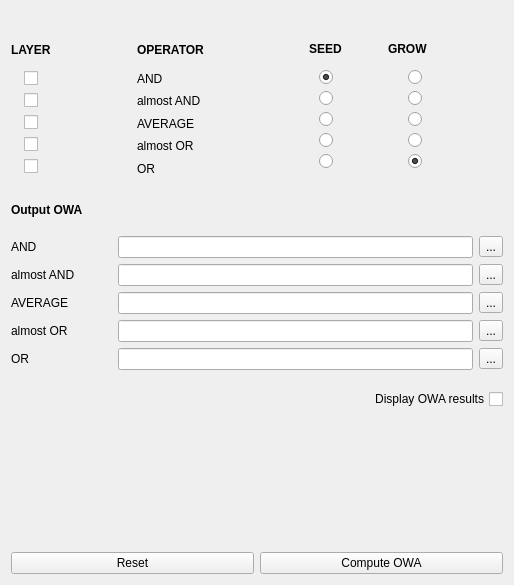
     <widget class="QWidget" name="tab_4">
      <attribute name="title">
       <string>OWA</string>
      </attribute>
      <layout class="QGridLayout" name="gridLayout_14">
       <item row="1" column="0" colspan="2">
        <layout class="QGridLayout" name="gridLayout_10">
         <item row="0" column="3">
          <spacer name="horizontalSpacer_24">
           <property name="orientation">
            <enum>Qt::Horizontal</enum>
           </property>
           <property name="sizeType">
            <enum>QSizePolicy::Fixed</enum>
           </property>
           <property name="sizeHint" stdset="0">
            <size>
             <width>99</width>
             <height>17</height>
            </size>
           </property>
          </spacer>
         </item>
         <item row="0" column="6">
          <widget class="QLabel" name="label_7">
           <property name="sizePolicy">
            <sizepolicy hsizetype="Fixed" vsizetype="Fixed">
             <horstretch>0</horstretch>
             <verstretch>0</verstretch>
            </sizepolicy>
           </property>
           <property name="font">
            <font>
             <pointsize>9</pointsize>
             <weight>75</weight>
             <bold>true</bold>
            </font>
           </property>
           <property name="text">
            <string>GROW</string>
           </property>
          </widget>
         </item>
         <item row="2" column="2">
          <layout class="QGridLayout" name="gridLayout_16">
           <item row="0" column="0">
            <widget class="QLabel" name="label">
             <property name="text">
              <string>AND</string>
             </property>
            </widget>
           </item>
           <item row="1" column="0">
            <widget class="QLabel" name="label_3">
             <property name="text">
              <string>almost AND</string>
             </property>
            </widget>
           </item>
           <item row="2" column="0">
            <widget class="QLabel" name="label_6">
             <property name="text">
              <string>AVERAGE</string>
             </property>
            </widget>
           </item>
           <item row="3" column="0">
            <widget class="QLabel" name="label_4">
             <property name="text">
              <string>almost OR</string>
             </property>
            </widget>
           </item>
           <item row="4" column="0">
            <widget class="QLabel" name="label_2">
             <property name="text">
              <string>OR</string>
             </property>
            </widget>
           </item>
          </layout>
         </item>
         <item row="2" column="7">
          <spacer name="horizontalSpacer_96">
           <property name="orientation">
            <enum>Qt::Horizontal</enum>
           </property>
           <property name="sizeType">
            <enum>QSizePolicy::Expanding</enum>
           </property>
           <property name="sizeHint" stdset="0">
            <size>
             <width>13</width>
             <height>20</height>
            </size>
           </property>
          </spacer>
         </item>
         <item row="0" column="2">
          <widget class="QLabel" name="label_9">
           <property name="font">
            <font>
             <pointsize>9</pointsize>
             <weight>75</weight>
             <bold>true</bold>
            </font>
           </property>
           <property name="text">
            <string>OPERATOR</string>
           </property>
          </widget>
         </item>
         <item row="2" column="0">
          <layout class="QGridLayout" name="gridLayout_13">
           <item row="2" column="0">
            <widget class="QCheckBox" name="checkBox_OWA_AVERAGE">
             <property name="text">
              <string/>
             </property>
            </widget>
           </item>
           <item row="0" column="0">
            <widget class="QCheckBox" name="checkBox_OWA_AND">
             <property name="text">
              <string/>
             </property>
             <property name="autoRepeat">
              <bool>false</bool>
             </property>
             <property name="tristate">
              <bool>false</bool>
             </property>
            </widget>
           </item>
           <item row="3" column="0">
            <widget class="QCheckBox" name="checkBox_OWA_almostOR">
             <property name="text">
              <string/>
             </property>
            </widget>
           </item>
           <item row="1" column="0">
            <widget class="QCheckBox" name="checkBox_OWA_almostAND">
             <property name="sizePolicy">
              <sizepolicy hsizetype="Fixed" vsizetype="Fixed">
               <horstretch>0</horstretch>
               <verstretch>0</verstretch>
              </sizepolicy>
             </property>
             <property name="text">
              <string/>
             </property>
            </widget>
           </item>
           <item row="4" column="0">
            <widget class="QCheckBox" name="checkBox_OWA_OR">
             <property name="text">
              <string/>
             </property>
            </widget>
           </item>
          </layout>
         </item>
         <item row="0" column="5" rowspan="2">
          <spacer name="horizontalSpacer_17">
           <property name="orientation">
            <enum>Qt::Horizontal</enum>
           </property>
           <property name="sizeType">
            <enum>QSizePolicy::Fixed</enum>
           </property>
           <property name="sizeHint" stdset="0">
            <size>
             <width>40</width>
             <height>20</height>
            </size>
           </property>
          </spacer>
         </item>
         <item row="2" column="1">
          <spacer name="horizontalSpacer_94">
           <property name="orientation">
            <enum>Qt::Horizontal</enum>
           </property>
           <property name="sizeType">
            <enum>QSizePolicy::Fixed</enum>
           </property>
           <property name="sizeHint" stdset="0">
            <size>
             <width>80</width>
             <height>20</height>
            </size>
           </property>
          </spacer>
         </item>
         <item row="0" column="7" rowspan="2">
          <spacer name="horizontalSpacer_97">
           <property name="orientation">
            <enum>Qt::Horizontal</enum>
           </property>
           <property name="sizeType">
            <enum>QSizePolicy::Expanding</enum>
           </property>
           <property name="sizeHint" stdset="0">
            <size>
             <width>40</width>
             <height>20</height>
            </size>
           </property>
          </spacer>
         </item>
         <item row="2" column="4">
          <widget class="QFrame" name="frame">
           <property name="frameShape">
            <enum>QFrame::NoFrame</enum>
           </property>
           <property name="frameShadow">
            <enum>QFrame::Raised</enum>
           </property>
           <widget class="QWidget" name="layoutWidget">
            <property name="geometry">
             <rect>
              <x>10</x>
              <y>0</y>
              <width>18</width>
              <height>110</height>
             </rect>
            </property>
            <layout class="QGridLayout" name="gridLayout_8">
             <property name="sizeConstraint">
              <enum>QLayout::SetFixedSize</enum>
             </property>
             <item row="0" column="0">
              <widget class="QRadioButton" name="radioButton_OWA_S_AND">
               <property name="sizePolicy">
                <sizepolicy hsizetype="Fixed" vsizetype="Fixed">
                 <horstretch>0</horstretch>
                 <verstretch>0</verstretch>
                </sizepolicy>
               </property>
               <property name="text">
                <string/>
               </property>
               <property name="checked">
                <bool>true</bool>
               </property>
              </widget>
             </item>
             <item row="1" column="0">
              <widget class="QRadioButton" name="radioButton_OWA_S_almostAND">
               <property name="sizePolicy">
                <sizepolicy hsizetype="Fixed" vsizetype="Fixed">
                 <horstretch>0</horstretch>
                 <verstretch>0</verstretch>
                </sizepolicy>
               </property>
               <property name="text">
                <string/>
               </property>
              </widget>
             </item>
             <item row="2" column="0">
              <widget class="QRadioButton" name="radioButton_OWA_S_AVERAGE">
               <property name="sizePolicy">
                <sizepolicy hsizetype="Fixed" vsizetype="Fixed">
                 <horstretch>0</horstretch>
                 <verstretch>0</verstretch>
                </sizepolicy>
               </property>
               <property name="text">
                <string/>
               </property>
              </widget>
             </item>
             <item row="3" column="0">
              <widget class="QRadioButton" name="radioButton_OWA_S_almostOR">
               <property name="sizePolicy">
                <sizepolicy hsizetype="Fixed" vsizetype="Fixed">
                 <horstretch>0</horstretch>
                 <verstretch>0</verstretch>
                </sizepolicy>
               </property>
               <property name="text">
                <string/>
               </property>
              </widget>
             </item>
             <item row="4" column="0">
              <widget class="QRadioButton" name="radioButton_OWA_S_OR">
               <property name="sizePolicy">
                <sizepolicy hsizetype="Fixed" vsizetype="Fixed">
                 <horstretch>0</horstretch>
                 <verstretch>0</verstretch>
                </sizepolicy>
               </property>
               <property name="text">
                <string/>
               </property>
              </widget>
             </item>
            </layout>
           </widget>
          </widget>
         </item>
         <item row="0" column="1" rowspan="2">
          <spacer name="horizontalSpacer_23">
           <property name="orientation">
            <enum>Qt::Horizontal</enum>
           </property>
           <property name="sizeType">
            <enum>QSizePolicy::Fixed</enum>
           </property>
           <property name="sizeHint" stdset="0">
            <size>
             <width>80</width>
             <height>20</height>
            </size>
           </property>
          </spacer>
         </item>
         <item row="0" column="0">
          <widget class="QLabel" name="label_8">
           <property name="font">
            <font>
             <pointsize>9</pointsize>
             <weight>75</weight>
             <bold>true</bold>
            </font>
           </property>
           <property name="text">
            <string>LAYER</string>
           </property>
          </widget>
         </item>
         <item row="0" column="4">
          <widget class="QLabel" name="label_14">
           <property name="sizePolicy">
            <sizepolicy hsizetype="Fixed" vsizetype="Fixed">
             <horstretch>0</horstretch>
             <verstretch>0</verstretch>
            </sizepolicy>
           </property>
           <property name="font">
            <font>
             <pointsize>9</pointsize>
             <weight>75</weight>
             <bold>true</bold>
            </font>
           </property>
           <property name="text">
            <string>SEED</string>
           </property>
          </widget>
         </item>
         <item row="2" column="3">
          <spacer name="horizontalSpacer_95">
           <property name="orientation">
            <enum>Qt::Horizontal</enum>
           </property>
           <property name="sizeType">
            <enum>QSizePolicy::Fixed</enum>
           </property>
           <property name="sizeHint" stdset="0">
            <size>
             <width>99</width>
             <height>107</height>
            </size>
           </property>
          </spacer>
         </item>
         <item row="2" column="5">
          <spacer name="horizontalSpacer_18">
           <property name="orientation">
            <enum>Qt::Horizontal</enum>
           </property>
           <property name="sizeType">
            <enum>QSizePolicy::Fixed</enum>
           </property>
           <property name="sizeHint" stdset="0">
            <size>
             <width>40</width>
             <height>20</height>
            </size>
           </property>
          </spacer>
         </item>
         <item row="2" column="6">
          <widget class="QFrame" name="frame_2">
           <property name="sizePolicy">
            <sizepolicy hsizetype="Minimum" vsizetype="Preferred">
             <horstretch>0</horstretch>
             <verstretch>0</verstretch>
            </sizepolicy>
           </property>
           <property name="frameShape">
            <enum>QFrame::NoFrame</enum>
           </property>
           <property name="frameShadow">
            <enum>QFrame::Raised</enum>
           </property>
           <widget class="QWidget" name="layoutWidget">
            <property name="geometry">
             <rect>
              <x>20</x>
              <y>0</y>
              <width>18</width>
              <height>110</height>
             </rect>
            </property>
            <layout class="QGridLayout" name="gridLayout_9">
             <property name="sizeConstraint">
              <enum>QLayout::SetFixedSize</enum>
             </property>
             <item row="3" column="0">
              <widget class="QRadioButton" name="radioButton_OWA_G_almostOR">
               <property name="sizePolicy">
                <sizepolicy hsizetype="Fixed" vsizetype="Fixed">
                 <horstretch>0</horstretch>
                 <verstretch>0</verstretch>
                </sizepolicy>
               </property>
               <property name="text">
                <string/>
               </property>
              </widget>
             </item>
             <item row="2" column="0">
              <widget class="QRadioButton" name="radioButton_OWA_G_AVERAGE">
               <property name="sizePolicy">
                <sizepolicy hsizetype="Fixed" vsizetype="Fixed">
                 <horstretch>0</horstretch>
                 <verstretch>0</verstretch>
                </sizepolicy>
               </property>
               <property name="text">
                <string/>
               </property>
              </widget>
             </item>
             <item row="4" column="0">
              <widget class="QRadioButton" name="radioButton_OWA_G_OR">
               <property name="sizePolicy">
                <sizepolicy hsizetype="Fixed" vsizetype="Fixed">
                 <horstretch>0</horstretch>
                 <verstretch>0</verstretch>
                </sizepolicy>
               </property>
               <property name="text">
                <string/>
               </property>
               <property name="checked">
                <bool>true</bool>
               </property>
              </widget>
             </item>
             <item row="1" column="0">
              <widget class="QRadioButton" name="radioButton_OWA_G_almostAND">
               <property name="sizePolicy">
                <sizepolicy hsizetype="Fixed" vsizetype="Fixed">
                 <horstretch>0</horstretch>
                 <verstretch>0</verstretch>
                </sizepolicy>
               </property>
               <property name="text">
                <string/>
               </property>
              </widget>
             </item>
             <item row="0" column="0">
              <widget class="QRadioButton" name="radioButton_OWA_G_AND">
               <property name="sizePolicy">
                <sizepolicy hsizetype="Fixed" vsizetype="Fixed">
                 <horstretch>0</horstretch>
                 <verstretch>0</verstretch>
                </sizepolicy>
               </property>
               <property name="text">
                <string/>
               </property>
              </widget>
             </item>
            </layout>
           </widget>
          </widget>
         </item>
        </layout>
       </item>
       <item row="0" column="1">
        <spacer name="verticalSpacer_7">
         <property name="orientation">
          <enum>Qt::Vertical</enum>
         </property>
         <property name="sizeType">
          <enum>QSizePolicy::Fixed</enum>
         </property>
         <property name="sizeHint" stdset="0">
          <size>
           <width>20</width>
           <height>30</height>
          </size>
         </property>
        </spacer>
       </item>
       <item row="6" column="0" colspan="2">
        <spacer name="verticalSpacer_5">
         <property name="orientation">
          <enum>Qt::Vertical</enum>
         </property>
         <property name="sizeType">
          <enum>QSizePolicy::Fixed</enum>
         </property>
         <property name="sizeHint" stdset="0">
          <size>
           <width>492</width>
           <height>13</height>
          </size>
         </property>
        </spacer>
       </item>
       <item row="2" column="0">
        <spacer name="verticalSpacer_6">
         <property name="orientation">
          <enum>Qt::Vertical</enum>
         </property>
         <property name="sizeType">
          <enum>QSizePolicy::Fixed</enum>
         </property>
         <property name="sizeHint" stdset="0">
          <size>
           <width>20</width>
           <height>20</height>
          </size>
         </property>
        </spacer>
       </item>
       <item row="8" column="0" colspan="2">
        <spacer name="verticalSpacer_2">
         <property name="orientation">
          <enum>Qt::Vertical</enum>
         </property>
         <property name="sizeHint" stdset="0">
          <size>
           <width>492</width>
           <height>137</height>
          </size>
         </property>
        </spacer>
       </item>
       <item row="3" column="0">
        <widget class="QLabel" name="label_16">
         <property name="font">
          <font>
           <pointsize>9</pointsize>
           <weight>75</weight>
           <bold>true</bold>
          </font>
         </property>
         <property name="text">
          <string>Output OWA</string>
         </property>
        </widget>
       </item>
       <item row="5" column="0" colspan="2">
        <layout class="QGridLayout" name="gridLayout_12">
         <item row="1" column="0" colspan="3">
          <widget class="QLabel" name="label_32">
           <property name="sizePolicy">
            <sizepolicy hsizetype="Minimum" vsizetype="Minimum">
             <horstretch>0</horstretch>
             <verstretch>0</verstretch>
            </sizepolicy>
           </property>
           <property name="text">
            <string>almost AND</string>
           </property>
          </widget>
         </item>
         <item row="1" column="5">
          <widget class="QToolButton" name="toolButton_OWA_almostAND">
           <property name="text">
            <string>...</string>
           </property>
          </widget>
         </item>
         <item row="0" column="1" colspan="3">
          <spacer name="horizontalSpacer_12">
           <property name="orientation">
            <enum>Qt::Horizontal</enum>
           </property>
           <property name="sizeType">
            <enum>QSizePolicy::Fixed</enum>
           </property>
           <property name="sizeHint" stdset="0">
            <size>
             <width>50</width>
             <height>20</height>
            </size>
           </property>
          </spacer>
         </item>
         <item row="4" column="1" colspan="3">
          <spacer name="horizontalSpacer_15">
           <property name="orientation">
            <enum>Qt::Horizontal</enum>
           </property>
           <property name="sizeType">
            <enum>QSizePolicy::Fixed</enum>
           </property>
           <property name="sizeHint" stdset="0">
            <size>
             <width>58</width>
             <height>20</height>
            </size>
           </property>
          </spacer>
         </item>
         <item row="4" column="0">
          <widget class="QLabel" name="label_34">
           <property name="text">
            <string>OR</string>
           </property>
          </widget>
         </item>
         <item row="2" column="2" colspan="2">
          <spacer name="horizontalSpacer_13">
           <property name="orientation">
            <enum>Qt::Horizontal</enum>
           </property>
           <property name="sizeType">
            <enum>QSizePolicy::Fixed</enum>
           </property>
           <property name="sizeHint" stdset="0">
            <size>
             <width>20</width>
             <height>20</height>
            </size>
           </property>
          </spacer>
         </item>
         <item row="0" column="5">
          <widget class="QToolButton" name="toolButton_OWA_AND">
           <property name="text">
            <string>...</string>
           </property>
          </widget>
         </item>
         <item row="0" column="4">
          <widget class="QLineEdit" name="lineEdit_OWA_AND">
           <property name="sizePolicy">
            <sizepolicy hsizetype="Expanding" vsizetype="Minimum">
             <horstretch>0</horstretch>
             <verstretch>0</verstretch>
            </sizepolicy>
           </property>
          </widget>
         </item>
         <item row="2" column="5">
          <widget class="QToolButton" name="toolButton_OWA_AVERAGE">
           <property name="text">
            <string>...</string>
           </property>
          </widget>
         </item>
         <item row="3" column="4">
          <widget class="QLineEdit" name="lineEdit_OWA_almostOR">
           <property name="sizePolicy">
            <sizepolicy hsizetype="Expanding" vsizetype="Minimum">
             <horstretch>0</horstretch>
             <verstretch>0</verstretch>
            </sizepolicy>
           </property>
          </widget>
         </item>
         <item row="4" column="5">
          <widget class="QToolButton" name="toolButton_OWA_OR">
           <property name="text">
            <string>...</string>
           </property>
          </widget>
         </item>
         <item row="3" column="5">
          <widget class="QToolButton" name="toolButton_OWA_almostOR">
           <property name="text">
            <string>...</string>
           </property>
          </widget>
         </item>
         <item row="2" column="0" colspan="2">
          <widget class="QLabel" name="label_33">
           <property name="text">
            <string>AVERAGE</string>
           </property>
          </widget>
         </item>
         <item row="0" column="0">
          <widget class="QLabel" name="label_17">
           <property name="text">
            <string>AND</string>
           </property>
          </widget>
         </item>
         <item row="2" column="4">
          <widget class="QLineEdit" name="lineEdit_OWA_AVERAGE">
           <property name="sizePolicy">
            <sizepolicy hsizetype="Expanding" vsizetype="Minimum">
             <horstretch>0</horstretch>
             <verstretch>0</verstretch>
            </sizepolicy>
           </property>
          </widget>
         </item>
         <item row="1" column="4">
          <widget class="QLineEdit" name="lineEdit_OWA_almostAND">
           <property name="sizePolicy">
            <sizepolicy hsizetype="Expanding" vsizetype="Minimum">
             <horstretch>0</horstretch>
             <verstretch>0</verstretch>
            </sizepolicy>
           </property>
          </widget>
         </item>
         <item row="1" column="3">
          <spacer name="horizontalSpacer_11">
           <property name="orientation">
            <enum>Qt::Horizontal</enum>
           </property>
           <property name="sizeType">
            <enum>QSizePolicy::Fixed</enum>
           </property>
           <property name="sizeHint" stdset="0">
            <size>
             <width>13</width>
             <height>16</height>
            </size>
           </property>
          </spacer>
         </item>
         <item row="3" column="0" colspan="2">
          <widget class="QLabel" name="label_35">
           <property name="text">
            <string>almost OR</string>
           </property>
          </widget>
         </item>
         <item row="4" column="4">
          <widget class="QLineEdit" name="lineEdit_OWA_OR">
           <property name="sizePolicy">
            <sizepolicy hsizetype="Expanding" vsizetype="Minimum">
             <horstretch>0</horstretch>
             <verstretch>0</verstretch>
            </sizepolicy>
           </property>
          </widget>
         </item>
         <item row="3" column="3">
          <spacer name="horizontalSpacer_14">
           <property name="orientation">
            <enum>Qt::Horizontal</enum>
           </property>
           <property name="sizeType">
            <enum>QSizePolicy::Fixed</enum>
           </property>
           <property name="sizeHint" stdset="0">
            <size>
             <width>13</width>
             <height>16</height>
            </size>
           </property>
          </spacer>
         </item>
        </layout>
       </item>
       <item row="7" column="1">
        <widget class="QCheckBox" name="checkBox_OWA_display">
         <property name="layoutDirection">
          <enum>Qt::RightToLeft</enum>
         </property>
         <property name="text">
          <string>Display OWA results</string>
         </property>
         <property name="tristate">
          <bool>false</bool>
         </property>
        </widget>
       </item>
       <item row="4" column="0" colspan="2">
        <spacer name="verticalSpacer_9">
         <property name="orientation">
          <enum>Qt::Vertical</enum>
         </property>
         <property name="sizeType">
          <enum>QSizePolicy::Fixed</enum>
         </property>
         <property name="sizeHint" stdset="0">
          <size>
           <width>492</width>
           <height>13</height>
          </size>
         </property>
        </spacer>
       </item>
       <item row="9" column="0" colspan="2">
        <layout class="QHBoxLayout" name="horizontalLayout_4">
         <item>
          <widget class="QPushButton" name="pushButton_OWA_reset">
           <property name="text">
            <string>Reset</string>
           </property>
          </widget>
         </item>
         <item>
          <widget class="QPushButton" name="pushButton_OWA_run">
           <property name="text">
            <string>Compute OWA</string>
           </property>
           <property name="autoDefault">
            <bool>true</bool>
           </property>
           <property name="default">
            <bool>false</bool>
           </property>
           <property name="flat">
            <bool>false</bool>
           </property>
          </widget>
         </item>
        </layout>
       </item>
      </layout>
     </widget>
